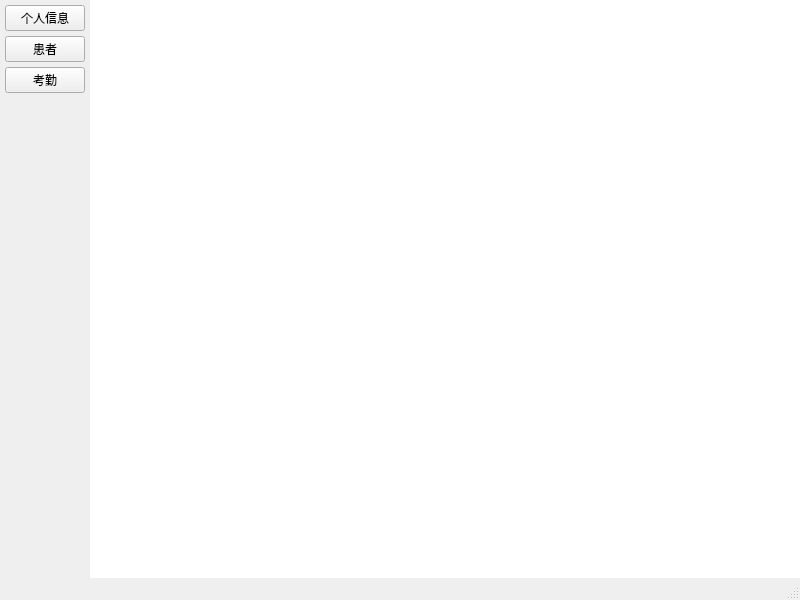
<?xml version="1.0" encoding="UTF-8"?>
<ui version="4.0">
 <class>DoctorClient</class>
 <widget class="QMainWindow" name="DoctorClient">
  <property name="geometry">
   <rect>
    <x>0</x>
    <y>0</y>
    <width>800</width>
    <height>600</height>
   </rect>
  </property>
  <property name="windowTitle">
   <string>医生客户端</string>
  </property>
  <widget class="QWidget" name="centralwidget">
   <layout class="QHBoxLayout" name="horizontalLayout">
    <property name="spacing">
     <number>0</number>
    </property>
    <property name="leftMargin">
     <number>0</number>
    </property>
    <property name="topMargin">
     <number>0</number>
    </property>
    <property name="rightMargin">
     <number>0</number>
    </property>
    <property name="bottomMargin">
     <number>0</number>
    </property>
    <item>
     <layout class="QVBoxLayout" name="verticalLayout">
      <property name="spacing">
       <number>5</number>
      </property>
      <property name="leftMargin">
       <number>5</number>
      </property>
      <property name="topMargin">
       <number>5</number>
      </property>
      <property name="rightMargin">
       <number>5</number>
      </property>
      <property name="bottomMargin">
       <number>5</number>
      </property>
      <item>
       <widget class="QPushButton" name="InfoBtn">
        <property name="sizePolicy">
         <sizepolicy hsizetype="Fixed" vsizetype="Fixed">
          <horstretch>0</horstretch>
          <verstretch>0</verstretch>
         </sizepolicy>
        </property>
        <property name="text">
         <string>个人信息</string>
        </property>
       </widget>
      </item>
      <item>
       <widget class="QPushButton" name="PatientBtn">
        <property name="sizePolicy">
         <sizepolicy hsizetype="Fixed" vsizetype="Fixed">
          <horstretch>0</horstretch>
          <verstretch>0</verstretch>
         </sizepolicy>
        </property>
        <property name="text">
         <string>患者</string>
        </property>
       </widget>
      </item>
      <item>
       <widget class="QPushButton" name="AttendanceBtn">
        <property name="sizePolicy">
         <sizepolicy hsizetype="Fixed" vsizetype="Fixed">
          <horstretch>0</horstretch>
          <verstretch>0</verstretch>
         </sizepolicy>
        </property>
        <property name="text">
         <string>考勤</string>
        </property>
       </widget>
      </item>
      <item>
       <spacer name="verticalSpacer">
        <property name="orientation">
         <enum>Qt::Vertical</enum>
        </property>
        <property name="sizeHint" stdset="0">
         <size>
          <width>20</width>
          <height>40</height>
         </size>
        </property>
       </spacer>
      </item>
     </layout>
    </item>
    <item>
     <widget class="QStackedWidget" name="stackedWidget">
      <property name="styleSheet">
       <string notr="true">background-color: rgb(255, 255, 255);</string>
      </property>
      <property name="currentIndex">
       <number>-1</number>
      </property>
     </widget>
    </item>
   </layout>
  </widget>
  <widget class="QMenuBar" name="menubar">
   <property name="geometry">
    <rect>
     <x>0</x>
     <y>0</y>
     <width>800</width>
     <height>28</height>
    </rect>
   </property>
  </widget>
  <widget class="QStatusBar" name="statusbar"/>
 </widget>
 <resources/>
 <connections/>
</ui>
